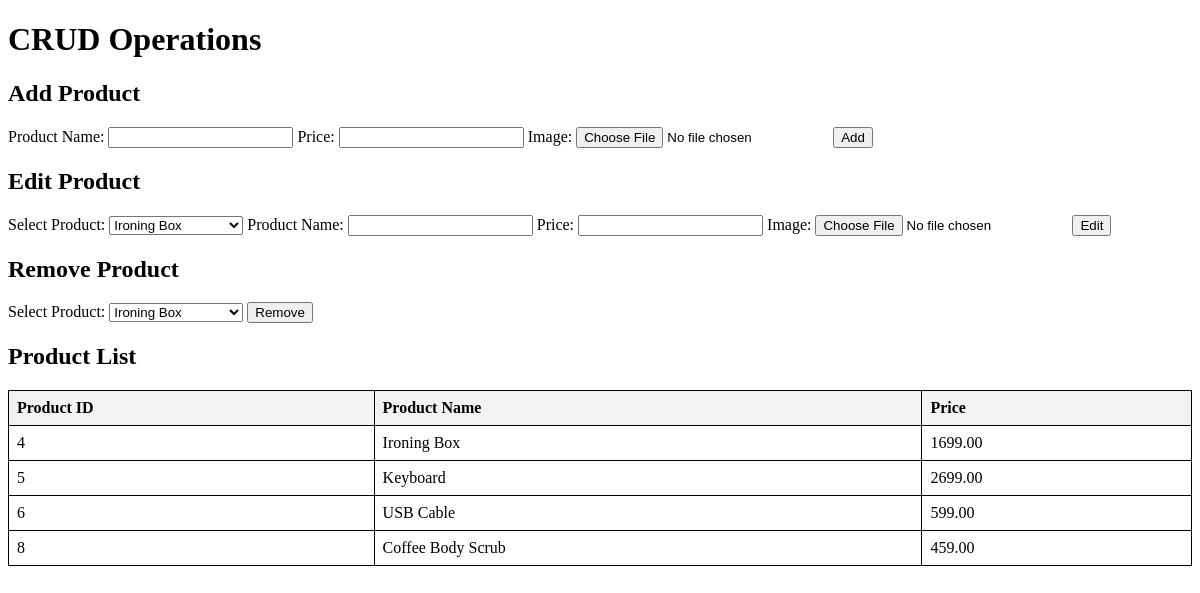
Page /crud/ on the earlier database version.
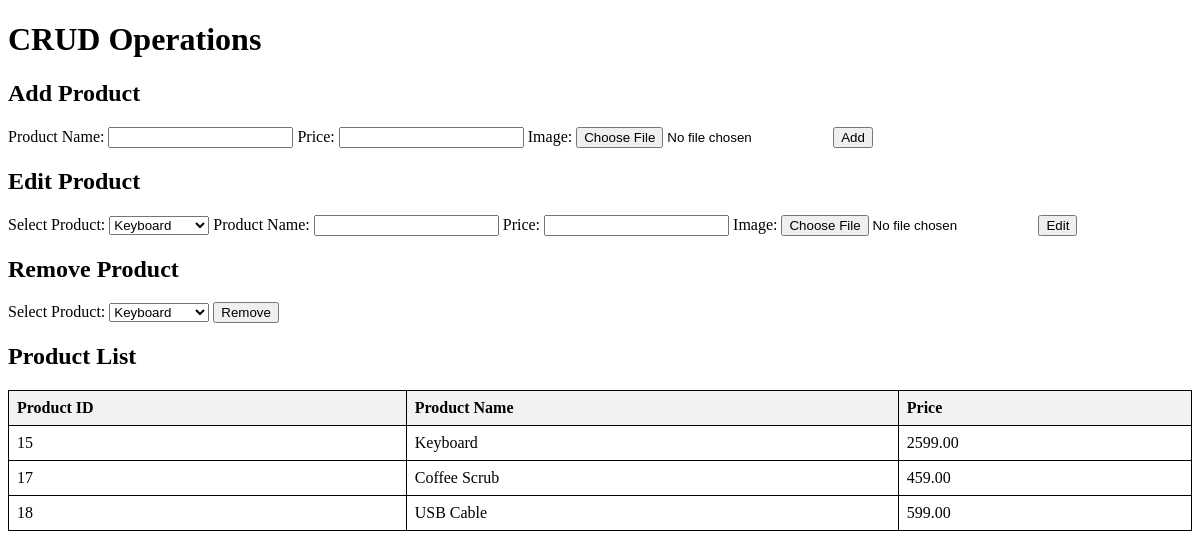
Same page on the later database version.
### store/models.py (models this page shows, shortened)
class Product(models.Model):
    name = models.CharField(max_length=100)
    price = models.DecimalField(max_digits=10, decimal_places=2)
    image = models.ImageField(upload_to='product_images/')

### core/views.py (the view, shortened to what this page needs)
# urls.py: path("crud/", crud_operations, name="crud_operations"),
def crud_operations(request):
    products = Product.objects.all()
    form = ProductForm()
    return render(request, 'crud_operations.html', {'products': products, 'form': form})

### store/forms.py
class ProductForm(forms.ModelForm):
    class Meta:
        model = Product
        fields = ['name', 'price', 'image']

### store/templates/crud_operations.html (shortened to what this page needs)
<!DOCTYPE html>
<html>
<head>
  {% load static %}
</head>
<body>
  <h1>CRUD Operations</h1>
  <h2>Add Product</h2>
  <form method="post" enctype="multipart/form-data">
    <label for="add-name">Product Name:</label>
    <input type="text" id="add-name" name="add_name" required>
    <label for="add-price">Price:</label>
    <input type="number" id="add-price" name="add_price" required>
    <label for="add-image">Image:</label>
    <input type="file" id="add-image" name="add_image" accept="image/*">
    <input type="submit" value="Add">
  </form>
  <h2>Edit Product</h2>
  <form method="post" enctype="multipart/form-data">
    <label for="edit-select">Select Product:</label>
    <select id="edit-select" name="edit_select">
      {% for product in products %}
        <option value="{{ product.id }}">{{ product.name }}</option>
      {% endfor %}
    </select>
    <label for="edit-name">Product Name:</label>
    <input type="text" id="edit-name" name="edit_name" required>
    <label for="edit-price">Price:</label>
    <input type="number" id="edit-price" name="edit_price" required>
    <label for="edit-image">Image:</label>
    <input type="file" id="edit-image" name="edit_image" accept="image/*">
    <input type="submit" value="Edit">
  </form>
  <h2>Remove Product</h2>
  <form method="post" enctype="multipart/form-data">
    <label for="remove-select">Select Product:</label>
    <select id="remove-select" name="remove_select">
      {% for product in products %}
        <option value="{{ product.id }}">{{ product.name }}</option>
      {% endfor %}
    </select>
    <input type="submit" value="Remove">
  </form>
  <h2>Product List</h2>
  <table>
    <tr>
      <th>Product ID</th>
      <th>Product Name</th>
      <th>Price</th>
    </tr>
    {% for product in products %}
      <tr>
        <td>{{ product.id }}</td>
        <td>{{ product.name }}</td>
        <td>{{ product.price }}</td>
      </tr>
    {% empty %}
      <tr>
        <td colspan="3">No products found.</td>
      </tr>
    {% endfor %}
  </table>
</body>
</html>

### store/templates/crud_operations.html (style rules this page uses)
form { margin-bottom: 10px; }
table { border-collapse: collapse; width: 100%; }
th, td { border: 1px solid black; padding: 8px; text-align: left; }
th { background-color: #f2f2f2; }

Differences in the rows shown:
removed Product: id "4", name "Ironing Box", price "1699.00"
removed Product: id "5", name "Keyboard", price "2699.00"
removed Product: id "6", name "USB Cable", price "599.00"
removed Product: id "8", name "Coffee Body Scrub", price "459.00"
added Product: id "15", name "Keyboard", price "2599.00"
added Product: id "17", name "Coffee Scrub", price "459.00"
added Product: id "18", name "USB Cable", price "599.00"
Other differences:
form field edit_select: "Ironing Box" → "Keyboard"
form field remove_select: "Ironing Box" → "Keyboard"
